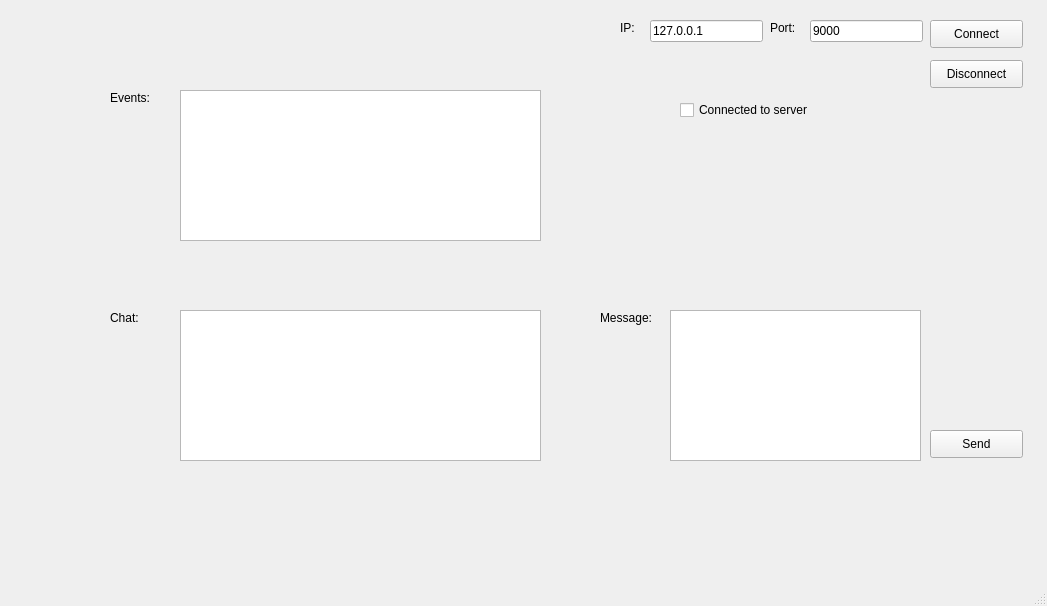
<?xml version="1.0" encoding="UTF-8"?>
<ui version="4.0">
 <class>MainWindow</class>
 <widget class="QMainWindow" name="MainWindow">
  <property name="geometry">
   <rect>
    <x>0</x>
    <y>0</y>
    <width>1047</width>
    <height>606</height>
   </rect>
  </property>
  <property name="windowTitle">
   <string>MainWindow</string>
  </property>
  <widget class="QWidget" name="centralwidget">
   <widget class="QPushButton" name="pushButton">
    <property name="geometry">
     <rect>
      <x>930</x>
      <y>20</y>
      <width>93</width>
      <height>28</height>
     </rect>
    </property>
    <property name="text">
     <string>Connect</string>
    </property>
   </widget>
   <widget class="QLineEdit" name="textIP">
    <property name="geometry">
     <rect>
      <x>650</x>
      <y>20</y>
      <width>113</width>
      <height>22</height>
     </rect>
    </property>
    <property name="text">
     <string>127.0.0.1</string>
    </property>
   </widget>
   <widget class="QLineEdit" name="textPort">
    <property name="geometry">
     <rect>
      <x>810</x>
      <y>20</y>
      <width>113</width>
      <height>22</height>
     </rect>
    </property>
    <property name="text">
     <string>9000</string>
    </property>
   </widget>
   <widget class="QLabel" name="label">
    <property name="geometry">
     <rect>
      <x>620</x>
      <y>20</y>
      <width>21</width>
      <height>16</height>
     </rect>
    </property>
    <property name="text">
     <string>IP:</string>
    </property>
   </widget>
   <widget class="QLabel" name="label_2">
    <property name="geometry">
     <rect>
      <x>770</x>
      <y>20</y>
      <width>55</width>
      <height>16</height>
     </rect>
    </property>
    <property name="text">
     <string>Port:</string>
    </property>
   </widget>
   <widget class="QTextEdit" name="textEvents">
    <property name="geometry">
     <rect>
      <x>180</x>
      <y>90</y>
      <width>361</width>
      <height>151</height>
     </rect>
    </property>
   </widget>
   <widget class="QLabel" name="label_3">
    <property name="geometry">
     <rect>
      <x>110</x>
      <y>90</y>
      <width>55</width>
      <height>16</height>
     </rect>
    </property>
    <property name="text">
     <string>Events:</string>
    </property>
   </widget>
   <widget class="QLabel" name="label_4">
    <property name="geometry">
     <rect>
      <x>110</x>
      <y>310</y>
      <width>55</width>
      <height>16</height>
     </rect>
    </property>
    <property name="text">
     <string>Chat:</string>
    </property>
   </widget>
   <widget class="QPushButton" name="pushButton_2">
    <property name="geometry">
     <rect>
      <x>930</x>
      <y>60</y>
      <width>93</width>
      <height>28</height>
     </rect>
    </property>
    <property name="text">
     <string>Disconnect</string>
    </property>
   </widget>
   <widget class="QLabel" name="label_5">
    <property name="geometry">
     <rect>
      <x>600</x>
      <y>310</y>
      <width>55</width>
      <height>16</height>
     </rect>
    </property>
    <property name="text">
     <string>Message:</string>
    </property>
   </widget>
   <widget class="QTextEdit" name="messageText">
    <property name="geometry">
     <rect>
      <x>670</x>
      <y>310</y>
      <width>251</width>
      <height>151</height>
     </rect>
    </property>
   </widget>
   <widget class="QPushButton" name="pushButton_3">
    <property name="geometry">
     <rect>
      <x>930</x>
      <y>430</y>
      <width>93</width>
      <height>28</height>
     </rect>
    </property>
    <property name="text">
     <string>Send</string>
    </property>
   </widget>
   <widget class="QTextEdit" name="textChat">
    <property name="geometry">
     <rect>
      <x>180</x>
      <y>310</y>
      <width>361</width>
      <height>151</height>
     </rect>
    </property>
   </widget>
   <widget class="QCheckBox" name="checkBox">
    <property name="geometry">
     <rect>
      <x>680</x>
      <y>100</y>
      <width>141</width>
      <height>20</height>
     </rect>
    </property>
    <property name="text">
     <string>Connected to server</string>
    </property>
   </widget>
  </widget>
  <widget class="QMenuBar" name="menubar">
   <property name="geometry">
    <rect>
     <x>0</x>
     <y>0</y>
     <width>1047</width>
     <height>26</height>
    </rect>
   </property>
  </widget>
  <widget class="QStatusBar" name="statusbar"/>
 </widget>
 <resources/>
 <connections/>
</ui>
